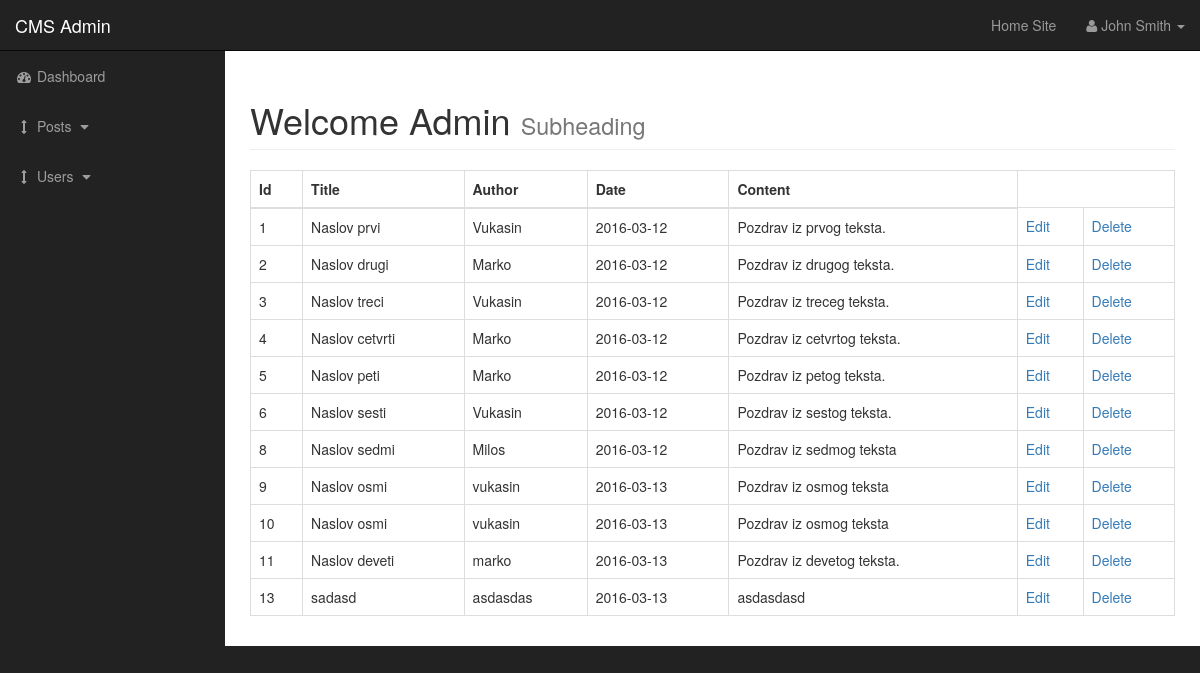
/admin/posts.php (signed in), run on the app's committed database.
### tables this page shows
CREATE TABLE IF NOT EXISTS `posts` (
  `post_id` int(3) NOT NULL AUTO_INCREMENT,
  `post_title` varchar(255) NOT NULL,
  `post_author` varchar(255) NOT NULL,
  `post_date` date NOT NULL,
  `post_content` text NOT NULL,
  PRIMARY KEY (`post_id`)
);

### admin/includes/view_all_posts.php (the view, shortened to what this page needs)
<table class="table table-bordered table-hover">
    <thead>
        <th>Id</th>
        <th>Title</th>
        <th>Author</th>
        <th>Date</th>
        <th>Content</th>
    </thead>
    <tbody>
        <?php
        $query= "SELECT * FROM posts";
        $select_posts = mysqli_query($connection,$query);
        while($row = mysqli_fetch_assoc($select_posts)){
            $post_id = $row ['post_id'];
            $post_title = $row ['post_title'];
            $post_author = $row ['post_author'];
            $post_date = $row ['post_date'];
            $post_content = $row ['post_content'];
            echo "<tr>";
            echo "<td>$post_id</td>";
            echo "<td>$post_title</td>";
            echo "<td>$post_author</td>";
            echo "<td> $post_date</td>";
            echo "<td>$post_content</td>";
            echo "<td><a href='posts.php?source=edit_post&p_id={$post_id}'>Edit</a></td>";
            echo "<td><a href='posts.php?delete={$post_id}'>Delete</a></td>";
            echo "</tr>";
        }
        ?>
    </tbody>
</table>

### admin/css/sb-admin.css (style rules this page uses)
body { margin-top: 100px; background-color: #222; }
@media (min-width:768px) { body { margin-top: 50px; } }

### data on the page
posts: post_id "1", post_title "Naslov prvi", post_author "Vukasin", post_date "2016-03-12", post_content "Pozdrav iz prvog teksta."
posts: post_id "2", post_title "Naslov drugi", post_author "Marko", post_date "2016-03-12", post_content "Pozdrav iz drugog teksta."
posts: post_id "3", post_title "Naslov treci", post_author "Vukasin", post_date "2016-03-12", post_content "Pozdrav iz treceg teksta."
posts: post_id "4", post_title "Naslov cetvrti", post_author "Marko", post_date "2016-03-12", post_content "Pozdrav iz cetvrtog teksta."
posts: post_id "5", post_title "Naslov peti", post_author "Marko", post_date "2016-03-12", post_content "Pozdrav iz petog teksta."
posts: post_id "6", post_title "Naslov sesti", post_author "Vukasin", post_date "2016-03-12", post_content "Pozdrav iz sestog teksta."
posts: post_id "8", post_title "Naslov sedmi", post_author "Milos", post_date "2016-03-12", post_content "Pozdrav iz sedmog teksta"
posts: post_id "9", post_title "Naslov osmi", post_author "vukasin", post_date "2016-03-13", post_content "Pozdrav iz osmog teksta"
posts: post_id "10", post_title "Naslov osmi", post_author "vukasin", post_date "2016-03-13", post_content "Pozdrav iz osmog teksta"
posts: post_id "11", post_title "Naslov deveti", post_author "marko", post_date "2016-03-13", post_content "Pozdrav iz devetog teksta."
posts: post_id "13", post_title "sadasd", post_author "asdasdas", post_date "2016-03-13", post_content "asdasdasd"
